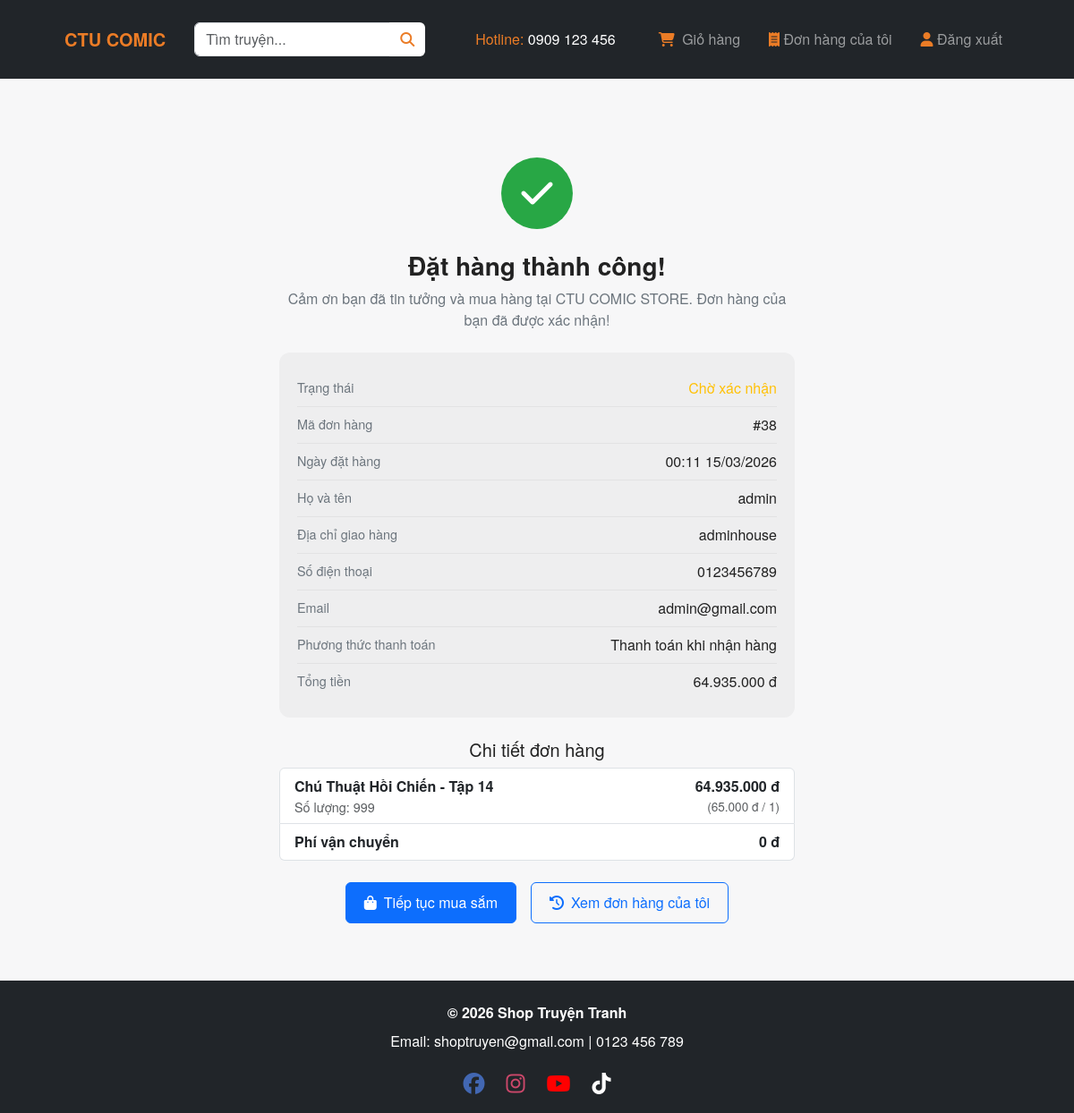
The page /thankyou.php?orderId=38 (signed in) on the database its author committed.
### tables this page shows
CREATE TABLE `don_hang` (
  `ma_don` int(11) NOT NULL,
  `ma_kh` int(11) DEFAULT NULL,
  `ten_khach` varchar(255) DEFAULT NULL,
  `so_dien_thoai` varchar(20) DEFAULT NULL,
  `dia_chi_giao` text DEFAULT NULL,
  `tong_tien` decimal(10,2) DEFAULT NULL,
  `phuong_thuc_thanh_toan` varchar(50) DEFAULT 'COD',
  `trang_thai` varchar(50) DEFAULT 'cho_xac_nhan',
  `ngay_dat` datetime DEFAULT current_timestamp(),
  `ngay_duyet_don` datetime DEFAULT NULL,
  `ngay_hoan_tat` datetime DEFAULT NULL,
  `ghi_chu` text DEFAULT NULL,
  `email` varchar(255) DEFAULT NULL
);

CREATE TABLE `chi_tiet_don_hang` (
  `ma_ct` int(11) NOT NULL,
  `ma_don` int(11) DEFAULT NULL,
  `ma_sp` int(11) DEFAULT NULL,
  `so_luong` int(11) DEFAULT NULL,
  `gia_tai_thoi_diem_dat` decimal(10,2) DEFAULT NULL
);

CREATE TABLE `san_pham` (
  `ma_sp` int(11) NOT NULL,
  `ten_sp` varchar(255) NOT NULL,
  `tac_gia` varchar(255) DEFAULT NULL,
  `gia` decimal(10,2) NOT NULL,
  `gia_cu` decimal(10,2) DEFAULT NULL,
  `so_luong_ton` int(11) DEFAULT 0,
  `anh_sp` varchar(255) DEFAULT NULL,
  `mo_ta` text DEFAULT NULL,
  `ma_loai` int(11) DEFAULT NULL,
  `trang_thai` tinyint(4) DEFAULT 1,
  `ngay_tao` timestamp NOT NULL DEFAULT current_timestamp(),
  `ngay_cap_nhat` timestamp NOT NULL DEFAULT current_timestamp() ON UPDATE current_timestamp(),
  `ban_chay` tinyint(1) DEFAULT 0
);

### thankyou.php (the view, shortened to what this page needs)
<?php
require __DIR__ . '/config/database.php';
$orderId = isset($_GET['orderId']) ? (int)$_GET['orderId'] : 0;
$orderEmail = trim($_GET['email'] ?? '');
if ($orderEmail === '') {
    $orderEmail = null;
}
$order = null;
$items = [];
if ($orderId > 0) {
    $stmt = $conn->prepare(
        'SELECT ma_don, ten_khach, so_dien_thoai, dia_chi_giao, email, ghi_chu, tong_tien, phuong_thuc_thanh_toan, trang_thai, ngay_dat FROM don_hang WHERE ma_don = ?'
    );
    $stmt->bind_param('i', $orderId);
    $stmt->execute();
    $order = $stmt->get_result()->fetch_assoc();
    if ($order) {
        $stmt = $conn->prepare(
            'SELECT cth.ma_sp, cth.so_luong, cth.gia_tai_thoi_diem_dat, sp.ten_sp
             FROM chi_tiet_don_hang cth
             LEFT JOIN san_pham sp ON sp.ma_sp = cth.ma_sp
             WHERE cth.ma_don = ?'
        );
        $stmt->bind_param('i', $orderId);
        $stmt->execute();
        $items = $stmt->get_result()->fetch_all(MYSQLI_ASSOC);
        $subtotal = 0;
        foreach ($items as $item) {
            $subtotal += (float)$item['gia_tai_thoi_diem_dat'] * (int)$item['so_luong'];
        }
        $shipping = $subtotal === 0 ? 0 : ($subtotal >= 250000 ? 0 : 20000);
    }
}
function statusLabel($status)
{
    $map = [
        'cho_xac_nhan' => 'Chờ xác nhận',
        'dang_giao' => 'Đang giao',
        'da_giao' => 'Đã giao',
        'huy' => 'Đã hủy',
    ];
    $key = strtolower($status ?? '');
    return $map[$key] ?? ucfirst(str_replace('_', ' ', $status));
}
function paymentLabel($value)
{
    switch (strtoupper($value)) {
        case 'COD':
            return 'Thanh toán khi nhận hàng';
    }
}
function formatVnd($value)
{
    return number_format((float)$value, 0, ',', '.') . ' đ';
}
function formatDateTime($dateTime)
{
    return date('H:i d/m/Y', strtotime($dateTime));
}
$extraHead = '<link rel="stylesheet" href="assets/css/checkout.css">';
include __DIR__ . '/includes/header.php';
?>
<div class="success-container">
    <div class="success-icon">
        <i class="fas fa-check"></i>
    </div>
    <h1 class="success-title">Đặt hàng thành công!</h1>
    <p class="success-text">
        Cảm ơn bạn đã tin tưởng và mua hàng tại CTU COMIC STORE. Đơn hàng của bạn đã được xác nhận!
    </p>
    <?php if (!empty($order)): ?>
        <div class="order-info">
            <div class="order-info-row">
                <span class="order-info-label">Trạng thái</span>
                <span class="order-info-value status-label"><?php echo statusLabel($order['trang_thai']); ?></span>
            </div>
            <div class="order-info-row">
                <span class="order-info-label">Mã đơn hàng</span>
                <span class="order-info-value">#<?php echo htmlspecialchars($order['ma_don']); ?></span>
            </div>
            <div class="order-info-row">
                <span class="order-info-label">Ngày đặt hàng</span>
                <span class="order-info-value"><?php echo formatDateTime($order['ngay_dat']); ?></span>
            </div>
            <div class="order-info-row">
                <span class="order-info-label">Họ và tên</span>
                <span class="order-info-value"><?php echo htmlspecialchars($order['ten_khach']); ?></span>
            </div>
            <div class="order-info-row">
                <span class="order-info-label">Địa chỉ giao hàng</span>
                <span class="order-info-value"><?php echo htmlspecialchars($order['dia_chi_giao']); ?></span>
            </div>
            <div class="order-info-row">
                <span class="order-info-label">Số điện thoại</span>
                <span class="order-info-value"><?php echo htmlspecialchars($order['so_dien_thoai']); ?></span>
            </div>
            <div class="order-info-row">
                <span class="order-info-label">Email</span>
                <span class="order-info-value"><?php echo htmlspecialchars($order['email'] ?? $orderEmail ?? '—'); ?></span>
            </div>
            <div class="order-info-row">
                <span class="order-info-label">Phương thức thanh toán</span>
                <span class="order-info-value"><?php echo paymentLabel($order['phuong_thuc_thanh_toan']); ?></span>
            </div>
            <div class="order-info-row">
                <span class="order-info-label">Tổng tiền</span>
                <span class="order-info-value"><?php echo formatVnd($order['tong_tien']); ?></span>
            </div>
        </div>
        <div class="order-items mb-3">
            <h5>Chi tiết đơn hàng</h5>
            <?php if (empty($items)): ?>
                <div class="text-muted">Không có sản phẩm trong đơn hàng.</div>
            <?php else: ?>
                <div class="list-group">
                    <?php foreach ($items as $item): ?>
                        <div class="list-group-item d-flex justify-content-between align-items-start flex-wrap">
                            <div class="me-3 text-start">
                                <div class="fw-semibold"><?php echo htmlspecialchars($item['ten_sp'] ?? 'Sản phẩm'); ?></div>
                                <div class="text-muted text-start" style="font-size:0.9rem;">Số lượng: <?php echo (int)$item['so_luong']; ?></div>
                            </div>
                            <div class="text-end">
                                <div class="fw-semibold"><?php echo formatVnd($item['gia_tai_thoi_diem_dat'] * $item['so_luong']); ?></div>
                                <div class="text-muted" style="font-size:0.85rem;">(<?php echo formatVnd($item['gia_tai_thoi_diem_dat']); ?> / 1)</div>
                            </div>
                        </div>
                    <?php endforeach; ?>
                <div class="list-group-item d-flex justify-content-between align-items-start flex-wrap">
                    <span class="fw-semibold">Phí vận chuyển</span>
                    <span class="fw-semibold"><?php echo formatVnd($shipping ?? 0); ?></span>
                </div>
                </div>
            <?php endif; ?>
        </div>
        <div class="button-group">
            <a href="products.php" class="btn btn-primary">
                <i class="fas fa-shopping-bag me-2"></i>Tiếp tục mua sắm
            </a>
            <a href="my_orders.php?q=<?php echo (int)($order['ma_don'] ?? 0); ?>" class="btn btn-outline-primary">
                <i class="fas fa-history me-2"></i>Xem đơn hàng của tôi
            </a>
        </div>
    <?php endif; ?>
</div>
<?php include __DIR__ . '/includes/footer.php'; ?>

### assets/css/style.css (style rules this page uses)
body { margin: 0; font-family: "Helvetica Neue", Helvetica, Arial, sans-serif; background-color: #f7f7f7; color: #333333; }

### assets/css/checkout.css (style rules this page uses)
:root { --bg: #f7f7f8; --card: #ffffff; --accent: #222; --muted: #6c757d; --success: #28a745; --danger: #dc3545; --rounded: 12px; }
body { background: var(--bg); color: var(--accent); font-family: "Helvetica Neue", Helvetica, Arial, sans-serif; }
.success-container { max-width: 640px; margin: 2rem auto; padding: 2rem; text-align: center; }
.success-icon { width: 80px; height: 80px; margin: 0 auto 1.5rem; background: var(--success); color: #fff; border-radius: 50%; display: flex; align-items: center; justify-content: center; font-size: 2.5rem; }
.success-title { font-size: 1.75rem; font-weight: 600; margin-bottom: 0.5rem; }
.success-text { color: var(--muted); margin-bottom: 1.5rem; }
.order-info { text-align: left; background: rgba(34, 34, 34, 0.04); border-radius: var(--rounded); padding: 1.25rem; margin: 1.5rem 0; }
.order-info-row { display: flex; justify-content: space-between; padding: 0.5rem 0; border-bottom: 1px solid rgba(34, 34, 34, 0.06); }
.order-info-row:last-child { border-bottom: none; }
.order-info-label { color: var(--muted); font-size: 0.9rem; }
.order-info-value { font-weight: 500; }
.button-group { display: flex; gap: 1rem; justify-content: center; flex-wrap: wrap; margin-top: 1.5rem; }
.button-group .btn { padding: 10px 20px; }
.order-items h5 { text-align: center; }
.order-items .list-group, .order-items .list-group-item .me-3, .order-items .list-group-item .me-3 * { text-align: left !important; }
.status-label { color: rgba(var(--bs-warning-rgb)); }

### rows shown on the page
don_hang: trang_thai "Chờ xác nhận", ma_don "38", ngay_dat "00:11 15/03/2026", ten_khach "admin", dia_chi_giao "adminhouse", so_dien_thoai "0123456789", email "admin@gmail.com", phuong_thuc_thanh_toan "Thanh toán khi nhận hàng", tong_tien "64.935.000 đ"
chi_tiet_don_hang: ma_sp.ten_sp "Chú Thuật Hồi Chiến - Tập 14", so_luong "999", formatVnd($item['gia_tai_thoi_diem_dat'] * $item['so_luong']) "64.935.000 đ", gia_tai_thoi_diem_dat "65.000 đ"

### other values the page prints
formatVnd($shipping ?? 0) "0 đ"
